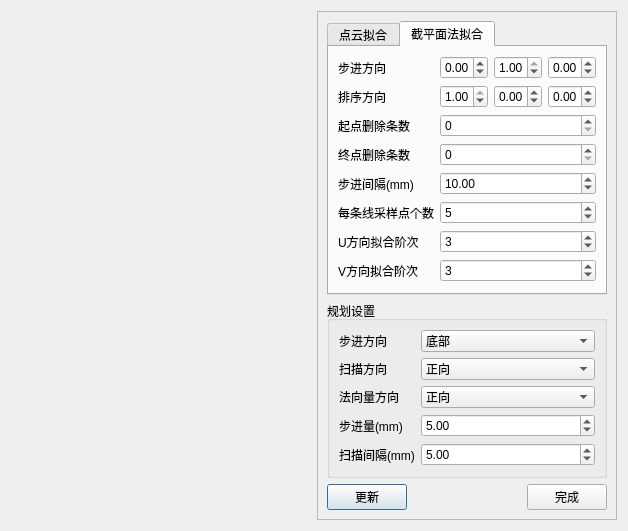
<?xml version="1.0" encoding="UTF-8"?>
<ui version="4.0">
 <class>SurfacePrediction</class>
 <widget class="QDialog" name="SurfacePrediction">
  <property name="geometry">
   <rect>
    <x>0</x>
    <y>0</y>
    <width>624</width>
    <height>479</height>
   </rect>
  </property>
  <property name="windowTitle">
   <string>曲面重建的扫描线预测向导</string>
  </property>
  <layout class="QGridLayout" name="gridLayout_2">
   <item row="0" column="0">
    <widget class="OsgContainer" name="osgContainer" native="true">
     <property name="minimumSize">
      <size>
       <width>300</width>
       <height>0</height>
      </size>
     </property>
    </widget>
   </item>
   <item row="0" column="1">
    <widget class="QFrame" name="frame">
     <property name="maximumSize">
      <size>
       <width>300</width>
       <height>16777215</height>
      </size>
     </property>
     <property name="frameShape">
      <enum>QFrame::StyledPanel</enum>
     </property>
     <property name="frameShadow">
      <enum>QFrame::Raised</enum>
     </property>
     <layout class="QGridLayout" name="gridLayout">
      <item row="0" column="0" colspan="3">
       <widget class="QTabWidget" name="surfaceFit">
        <property name="maximumSize">
         <size>
          <width>300</width>
          <height>16777215</height>
         </size>
        </property>
        <property name="currentIndex">
         <number>1</number>
        </property>
        <widget class="QWidget" name="tab_1">
         <attribute name="title">
          <string>点云拟合</string>
         </attribute>
         <layout class="QFormLayout" name="formLayout">
          <item row="0" column="0">
           <widget class="QLabel" name="label_2">
            <property name="text">
             <string>投影方向</string>
            </property>
           </widget>
          </item>
          <item row="0" column="1">
           <layout class="QHBoxLayout" name="horizontalLayout_2">
            <item>
             <widget class="QDoubleSpinBox" name="projectionDirectionX">
              <property name="minimum">
               <double>-1.000000000000000</double>
              </property>
              <property name="maximum">
               <double>1.000000000000000</double>
              </property>
              <property name="singleStep">
               <double>0.200000000000000</double>
              </property>
              <property name="value">
               <double>0.000000000000000</double>
              </property>
             </widget>
            </item>
            <item>
             <widget class="QDoubleSpinBox" name="projectionDirectionY">
              <property name="minimum">
               <double>-1.000000000000000</double>
              </property>
              <property name="maximum">
               <double>1.000000000000000</double>
              </property>
              <property name="singleStep">
               <double>0.200000000000000</double>
              </property>
             </widget>
            </item>
            <item>
             <widget class="QDoubleSpinBox" name="projectionDirectionZ">
              <property name="minimum">
               <double>-1.000000000000000</double>
              </property>
              <property name="maximum">
               <double>1.000000000000000</double>
              </property>
              <property name="singleStep">
               <double>0.200000000000000</double>
              </property>
              <property name="value">
               <double>1.000000000000000</double>
              </property>
             </widget>
            </item>
           </layout>
          </item>
          <item row="1" column="0">
           <widget class="QLabel" name="label_3">
            <property name="text">
             <string>投影旋旋转角</string>
            </property>
           </widget>
          </item>
          <item row="1" column="1">
           <widget class="QDoubleSpinBox" name="projectionYaw">
            <property name="minimum">
             <double>-360.000000000000000</double>
            </property>
            <property name="maximum">
             <double>360.000000000000000</double>
            </property>
           </widget>
          </item>
          <item row="2" column="0">
           <widget class="QLabel" name="label_4">
            <property name="text">
             <string>U方向采样点个数</string>
            </property>
           </widget>
          </item>
          <item row="2" column="1">
           <widget class="QSpinBox" name="numInU">
            <property name="minimum">
             <number>3</number>
            </property>
            <property name="value">
             <number>5</number>
            </property>
           </widget>
          </item>
          <item row="3" column="0">
           <widget class="QLabel" name="label_5">
            <property name="text">
             <string>V方向采样点个数</string>
            </property>
           </widget>
          </item>
          <item row="3" column="1">
           <widget class="QSpinBox" name="numInV">
            <property name="minimum">
             <number>3</number>
            </property>
            <property name="value">
             <number>5</number>
            </property>
           </widget>
          </item>
          <item row="4" column="0">
           <widget class="QLabel" name="label_6">
            <property name="text">
             <string>U方向拟合阶次</string>
            </property>
           </widget>
          </item>
          <item row="4" column="1">
           <widget class="QSpinBox" name="orderU">
            <property name="minimum">
             <number>2</number>
            </property>
            <property name="value">
             <number>3</number>
            </property>
           </widget>
          </item>
          <item row="5" column="0">
           <widget class="QLabel" name="label_7">
            <property name="text">
             <string>V方向拟合阶次</string>
            </property>
           </widget>
          </item>
          <item row="5" column="1">
           <widget class="QSpinBox" name="orderV">
            <property name="minimum">
             <number>2</number>
            </property>
            <property name="value">
             <number>3</number>
            </property>
           </widget>
          </item>
         </layout>
        </widget>
        <widget class="QWidget" name="tab_2">
         <attribute name="title">
          <string>截平面法拟合</string>
         </attribute>
         <layout class="QFormLayout" name="formLayout_2">
          <item row="0" column="0">
           <widget class="QLabel" name="label_23">
            <property name="text">
             <string>步进方向</string>
            </property>
           </widget>
          </item>
          <item row="0" column="1">
           <layout class="QHBoxLayout" name="horizontalLayout">
            <item>
             <widget class="QDoubleSpinBox" name="stepX">
              <property name="minimum">
               <double>-1.000000000000000</double>
              </property>
              <property name="maximum">
               <double>1.000000000000000</double>
              </property>
              <property name="singleStep">
               <double>0.200000000000000</double>
              </property>
              <property name="value">
               <double>0.000000000000000</double>
              </property>
             </widget>
            </item>
            <item>
             <widget class="QDoubleSpinBox" name="stepY">
              <property name="minimum">
               <double>-1.000000000000000</double>
              </property>
              <property name="maximum">
               <double>1.000000000000000</double>
              </property>
              <property name="singleStep">
               <double>0.200000000000000</double>
              </property>
              <property name="value">
               <double>1.000000000000000</double>
              </property>
             </widget>
            </item>
            <item>
             <widget class="QDoubleSpinBox" name="stepZ">
              <property name="minimum">
               <double>-1.000000000000000</double>
              </property>
              <property name="maximum">
               <double>1.000000000000000</double>
              </property>
              <property name="singleStep">
               <double>0.200000000000000</double>
              </property>
              <property name="value">
               <double>0.000000000000000</double>
              </property>
             </widget>
            </item>
           </layout>
          </item>
          <item row="1" column="0">
           <widget class="QLabel" name="label_28">
            <property name="text">
             <string>排序方向</string>
            </property>
           </widget>
          </item>
          <item row="1" column="1">
           <layout class="QHBoxLayout" name="horizontalLayout_3">
            <item>
             <widget class="QDoubleSpinBox" name="sortX">
              <property name="minimum">
               <double>-1.000000000000000</double>
              </property>
              <property name="maximum">
               <double>1.000000000000000</double>
              </property>
              <property name="singleStep">
               <double>0.200000000000000</double>
              </property>
              <property name="value">
               <double>1.000000000000000</double>
              </property>
             </widget>
            </item>
            <item>
             <widget class="QDoubleSpinBox" name="sortY">
              <property name="minimum">
               <double>-1.000000000000000</double>
              </property>
              <property name="maximum">
               <double>1.000000000000000</double>
              </property>
              <property name="singleStep">
               <double>0.200000000000000</double>
              </property>
             </widget>
            </item>
            <item>
             <widget class="QDoubleSpinBox" name="sortZ">
              <property name="minimum">
               <double>-1.000000000000000</double>
              </property>
              <property name="maximum">
               <double>1.000000000000000</double>
              </property>
              <property name="singleStep">
               <double>0.200000000000000</double>
              </property>
              <property name="value">
               <double>0.000000000000000</double>
              </property>
             </widget>
            </item>
           </layout>
          </item>
          <item row="4" column="0">
           <widget class="QLabel" name="label_27">
            <property name="text">
             <string>步进间隔(mm)</string>
            </property>
           </widget>
          </item>
          <item row="4" column="1">
           <widget class="QDoubleSpinBox" name="cutStep">
            <property name="value">
             <double>10.000000000000000</double>
            </property>
           </widget>
          </item>
          <item row="5" column="0">
           <widget class="QLabel" name="label_26">
            <property name="text">
             <string>每条线采样点个数</string>
            </property>
           </widget>
          </item>
          <item row="5" column="1">
           <widget class="QSpinBox" name="cutNumInLine">
            <property name="minimum">
             <number>3</number>
            </property>
            <property name="value">
             <number>5</number>
            </property>
           </widget>
          </item>
          <item row="6" column="0">
           <widget class="QLabel" name="label_25">
            <property name="text">
             <string>U方向拟合阶次</string>
            </property>
           </widget>
          </item>
          <item row="6" column="1">
           <widget class="QSpinBox" name="cutOrderU">
            <property name="minimum">
             <number>2</number>
            </property>
            <property name="value">
             <number>3</number>
            </property>
           </widget>
          </item>
          <item row="7" column="0">
           <widget class="QLabel" name="label_24">
            <property name="text">
             <string>V方向拟合阶次</string>
            </property>
           </widget>
          </item>
          <item row="7" column="1">
           <widget class="QSpinBox" name="cutOrderV">
            <property name="minimum">
             <number>2</number>
            </property>
            <property name="value">
             <number>3</number>
            </property>
           </widget>
          </item>
          <item row="2" column="0">
           <widget class="QLabel" name="label_8">
            <property name="text">
             <string>起点删除条数</string>
            </property>
           </widget>
          </item>
          <item row="3" column="0">
           <widget class="QLabel" name="label_12">
            <property name="text">
             <string>终点删除条数</string>
            </property>
           </widget>
          </item>
          <item row="2" column="1">
           <widget class="QSpinBox" name="startDeleteNum"/>
          </item>
          <item row="3" column="1">
           <widget class="QSpinBox" name="endDeleteNum"/>
          </item>
         </layout>
        </widget>
       </widget>
      </item>
      <item row="2" column="0">
       <widget class="QPushButton" name="update">
        <property name="maximumSize">
         <size>
          <width>100</width>
          <height>16777215</height>
         </size>
        </property>
        <property name="text">
         <string>更新</string>
        </property>
       </widget>
      </item>
      <item row="2" column="2">
       <widget class="QPushButton" name="finish">
        <property name="maximumSize">
         <size>
          <width>100</width>
          <height>16777215</height>
         </size>
        </property>
        <property name="text">
         <string>完成</string>
        </property>
       </widget>
      </item>
      <item row="1" column="0" colspan="3">
       <widget class="QGroupBox" name="groupBox_2">
        <property name="enabled">
         <bool>true</bool>
        </property>
        <property name="minimumSize">
         <size>
          <width>200</width>
          <height>0</height>
         </size>
        </property>
        <property name="maximumSize">
         <size>
          <width>300</width>
          <height>16777215</height>
         </size>
        </property>
        <property name="title">
         <string>规划设置</string>
        </property>
        <layout class="QFormLayout" name="formLayout_3">
         <item row="0" column="0">
          <widget class="QLabel" name="label_10">
           <property name="text">
            <string>步进方向</string>
           </property>
          </widget>
         </item>
         <item row="0" column="1">
          <widget class="QComboBox" name="feedDirection">
           <item>
            <property name="text">
             <string>底部</string>
            </property>
           </item>
           <item>
            <property name="text">
             <string>上部</string>
            </property>
           </item>
           <item>
            <property name="text">
             <string>左侧</string>
            </property>
           </item>
           <item>
            <property name="text">
             <string>右侧</string>
            </property>
           </item>
          </widget>
         </item>
         <item row="1" column="0">
          <widget class="QLabel" name="label_11">
           <property name="text">
            <string>扫描方向</string>
           </property>
          </widget>
         </item>
         <item row="1" column="1">
          <widget class="QComboBox" name="scanDirection">
           <item>
            <property name="text">
             <string>正向</string>
            </property>
           </item>
           <item>
            <property name="text">
             <string>反向</string>
            </property>
           </item>
          </widget>
         </item>
         <item row="2" column="0">
          <widget class="QLabel" name="label_13">
           <property name="text">
            <string>法向量方向</string>
           </property>
          </widget>
         </item>
         <item row="2" column="1">
          <widget class="QComboBox" name="normDirection">
           <item>
            <property name="text">
             <string>正向</string>
            </property>
           </item>
           <item>
            <property name="text">
             <string>反向</string>
            </property>
           </item>
          </widget>
         </item>
         <item row="3" column="0">
          <widget class="QLabel" name="label_9">
           <property name="text">
            <string>步进量(mm)</string>
           </property>
          </widget>
         </item>
         <item row="3" column="1">
          <widget class="QDoubleSpinBox" name="feed">
           <property name="minimum">
            <double>0.500000000000000</double>
           </property>
           <property name="value">
            <double>5.000000000000000</double>
           </property>
          </widget>
         </item>
         <item row="4" column="0">
          <widget class="QLabel" name="label">
           <property name="text">
            <string>扫描间隔(mm)</string>
           </property>
          </widget>
         </item>
         <item row="4" column="1">
          <widget class="QDoubleSpinBox" name="scanInterval">
           <property name="minimum">
            <double>0.500000000000000</double>
           </property>
           <property name="value">
            <double>5.000000000000000</double>
           </property>
          </widget>
         </item>
        </layout>
       </widget>
      </item>
      <item row="2" column="1">
       <spacer name="horizontalSpacer">
        <property name="orientation">
         <enum>Qt::Horizontal</enum>
        </property>
        <property name="sizeHint" stdset="0">
         <size>
          <width>40</width>
          <height>20</height>
         </size>
        </property>
       </spacer>
      </item>
     </layout>
    </widget>
   </item>
  </layout>
 </widget>
 <customwidgets>
  <customwidget>
   <class>OsgContainer</class>
   <extends>QWidget</extends>
   <header>OsgContainer.h</header>
   <container>1</container>
  </customwidget>
 </customwidgets>
 <resources/>
 <connections/>
</ui>
